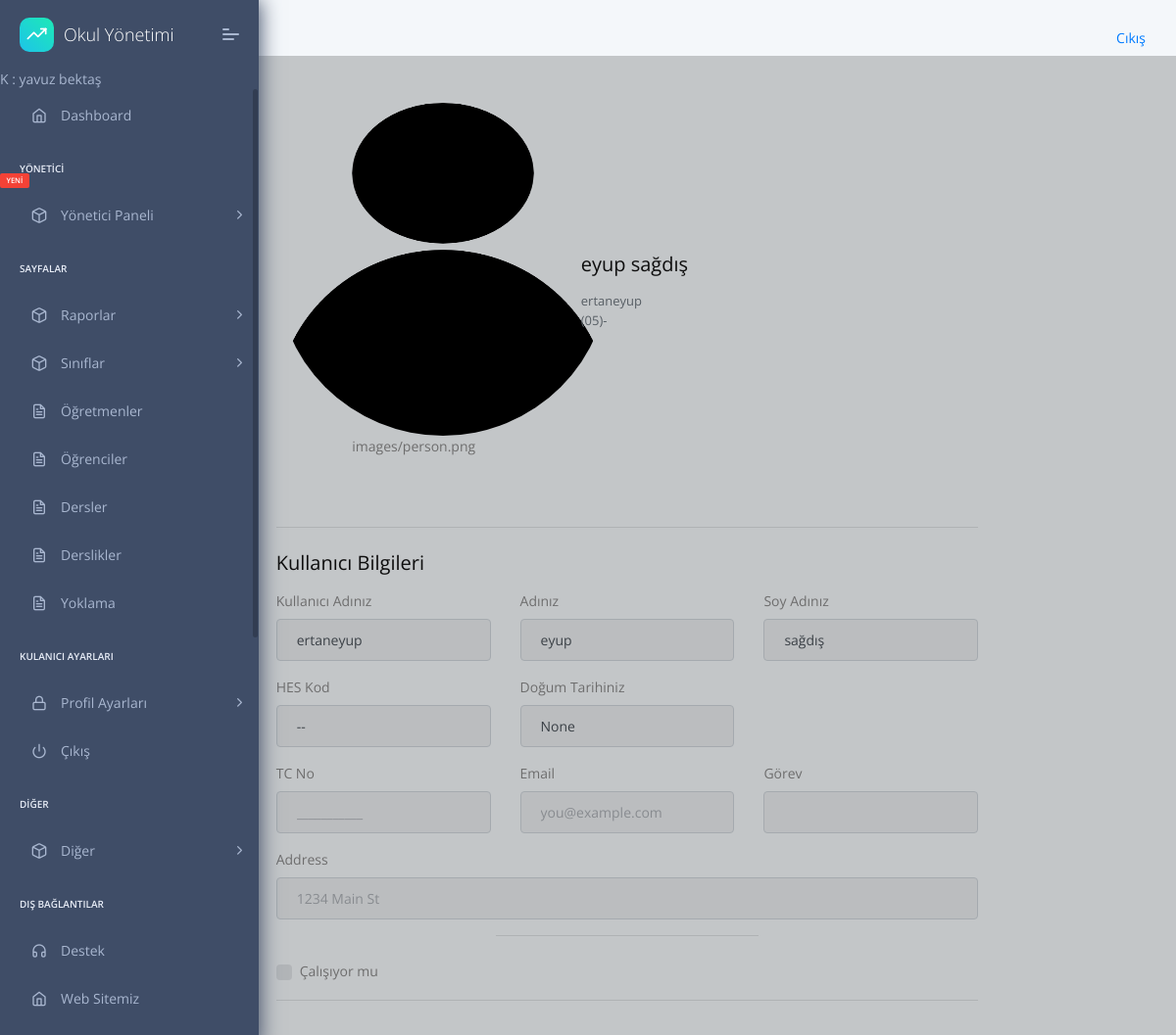
The app's page /view/7 (signed in) with its own data.
### apps/home/models.py (models this page shows, shortened)
class Profil(models.Model):
    user=models.OneToOneField(User,on_delete=models.CASCADE,related_name="user")
    TC=models.CharField(max_length=11,unique=True,validators=[validateEven],blank=True,null=True)# regex eklenecek, validasyon yapilacak
    image=models.ImageField(upload_to="images/ogretmenler/",blank=True,null=True,default='images/person.png')
    job=models.ForeignKey(JobsTable,on_delete=models.CASCADE,unique=False,blank=True,null=True)
    phone=models.CharField(validators=[validatePhone], max_length=17, blank=True,default="05",null=True,unique=False) # regex eklenecek, validasyon yapilacak
    adress=models.TextField(max_length=100,unique=False,blank=True,null=True)
    isWorking=models.BooleanField(default=True,unique=False,blank=True,null=True)
    HESCode=models.CharField(max_length=12,unique=True,validators=[validateHesCode],blank=True,null=True)
    birthdate=models.DateField(("Doğum Tarihiniz"), auto_now=False, auto_now_add=False,unique=False,blank=True,null=True)
    sexualChoice=(('Kız','Kız'),
              ('Erkek','Erkek'),
              ('Diger','Diğer'),
    )
    gender=CharField(max_length=10 ,choices=sexualChoice,unique=False,blank=True,null=True)

### apps/home/views.py (the view)
# urls.py: path('view/<int:pk>', views.profilView, name='users-view'),
@login_required(login_url="/login/")
def profilView(request,pk=None):
    detail = Profil.objects.get(id=pk)
    context={
        'detail':detail,
        'media_url':settings.MEDIA_URL
        }
    return render(request, "home/profilView.html", context)

### apps/templates/home/profilView.html (shortened to what this page needs)
{% extends "layouts/base.html" %}
{% block content %}
<div class="container">
    <div class="row justify-content-center">
        <div class="col-12 col-lg-10 col-xl-8 mx-auto">
            <div class="my-4">
                <form method="POST">
                    <div class="row mt-5 align-items-center">
                        <div class="col-md-5 text-center mb-5">
                            <div class="avatar avatar-xl">
                                <img src="{{detail.image.url}}" alt="..." class="avatar-img rounded-circle" width="340" height="340"/>
                                {{detail.image}}
                            </div>
                        </div>
                        <div class="col">
                            <div class="row align-items-center">
                                <div class="col-md-7">
                                    <h4 class="mb-1">{{detail.user.first_name}} {{detail.user.last_name}}</h4>
                                </div>
                            </div>
                            <div class="row mb-4">
                                <div class="col">
                                    <p class="small mb-0 text-muted">{{detail.user.username}}</p>
                                    <p class="small mb-0 text-muted">{{detail.phone}}</p>
                                </div>
                            </div>
                        </div>
                    </div>
                    <hr class="my-4" />
                    <div class="row">
                        <div class="col-md-12 order-md-1">
                          <h4 class="mb-3">Kullanıcı Bilgileri   </h4>
                          <form class="needs-validation" novalidate="" action="POST">
                            <div class="row">
                                <div class="col-md-4 mb-3">
                                    <label for="username">Kullanıcı Adınız</label>
                                    <div class="input-group">
                                      <input readonly type="text" class="form-control" id="username" placeholder="Username" required="" value={{detail.user.username}}>
                                    </div>
                                  </div>
                                <div class="col-md-4 mb-3">
                                <label for="firstName">Adınız</label>
                                <input readonly type="text" class="form-control" id="firstName" placeholder="" value="{{detail.user.first_name}}" required="">
                              </div>
                              <div class="col-md-4 mb-3">
                                <label for="lastName">Soy Adınız</label>
                                <input  readonly type="text" class="form-control" id="lastName" placeholder="" value="{{detail.user.last_name}}" required="">
                              </div>
                            </div>
                            <div class="row">
                              <div class="col-md-4 mb-3">
                                <label for="hescode">HES Kod</label>
                                <input readonly type="text" class="form-control" id="hescode" placeholder="____-____-_" value="{{detail.HESCode}}" required="">
                              </div>
                              <div class="col-md-4 mb-3">
                                <label readonly for="birthday">Doğum Tarihiniz</label>
                                <div class="input-group">
                                  <input readonly type="text" class="form-control" id="Test_DatetimeLocal" placeholder="Doğum Tarihiniz" required="" value="{{detail.birthdate}}">
                                </div>
                              </div>
                            </div>
                            <div class="row">
                                <div class="col-md-4 mb-3">
                                    <label for="TCnumber">TC No</label>
                                    <input readonly type="password" class="form-control" id="TCnumber" placeholder="___________" value="{{detail.TC}}" required="">
                                  </div>
                            <div class="col-md-4 mb-3">
                              <label for="email">Email </label>
                              <input readonly type="email" class="form-control" id="email" placeholder="you@example.com" value={{detail.user.email}}>
                            </div>
                            <div class="col-md-4  mb-3">
                              <label for="job">Görev</label>
                                <input readonly type="text" class="form-control" id="job" placeholder="" value={{detail.job.name}}>
                            </div>
                          </div>
                            <div class="mb-3">
                              <label for="address">Address</label>
                              <input readonly type="text" class="form-control" id="address" placeholder="1234 Main St" required="" value={{detail.adress}}>
                            </div>
                            <hr class="col-md-4 mb-4">
                            <div class="custom-control custom-checkbox">
                              <label class="custom-control-label" for="isWorking">Çalışıyor mu </label>
                            </div>
                            <hr class="mb-4">
                          </form>
                        </div>
                      </div>
                </form>
            </div>
        </div>
    </div>
    </div>
    {% endblock content %}

### apps/templates/includes/sidebar.html (shortened to what this page needs)
     <nav class="pcoded-navbar">
        <div class="navbar-wrapper">
            <div class="navbar-brand header-logo">
                <a target="_blank"
                href="#"
                   class="b-brand">
                    <div class="b-bg">
                        <i class="feather icon-trending-up"></i>
                    </div>
                    <span class="b-title">Okul Yönetimi</span>
                </a>
                <a class="mobile-menu" id="mobile-collapse" href="javascript:"><span></span></a>
            </div>
            <div class="nav-item">
                <span>K :  {{user.first_name}} {{user.last_name}}</span>
            </div>
            <div class="navbar-content scroll-div">
                <ul class="nav pcoded-inner-navbar">
                    <li class="nav-item {% if 'index' in segment %} active {% endif %}">
                        <a href="/" class="nav-link "><span class="pcoded-micon"><i class="feather icon-home"></i></span><span class="pcoded-mtext">Dashboard</span></a>
                    </li>
                    {% if user.is_staff %}
                    <li class="nav-item pcoded-menu-caption">
                        <label>Yönetici<span class="pcoded-badge label label-danger">YENİ</span></label>
                    </li>
                    <li data-username="basic components Button Alert Badges breadcrumb Paggination progress Tooltip popovers Carousel Cards Collapse Tabs pills Modal Grid System Typography Extra Shadows Embeds" class="nav-item pcoded-hasmenu">
                        <a href="javascript:" class="nav-link "><span class="pcoded-micon"><i class="feather icon-box"></i></span><span class="pcoded-mtext">Yönetici Paneli</span></a>
                        </li>
                    {% endif %}
                    <li class="nav-item pcoded-menu-caption">
                        <label>Sayfalar</label>
                    </li>
                    <li data-username="basic components Button Alert Badges breadcrumb Paggination progress Tooltip popovers Carousel Cards Collapse Tabs pills Modal Grid System Typography Extra Shadows Embeds" class="nav-item pcoded-hasmenu">
                        <a href="javascript:" class="nav-link "><span class="pcoded-micon"><i class="feather icon-box"></i></span><span class="pcoded-mtext">Raporlar</span></a>
                        </li>
                        <li data-username="basic components Button Alert Badges breadcrumb Paggination progress Tooltip popovers Carousel Cards Collapse Tabs pills Modal Grid System Typography Extra Shadows Embeds" class="nav-item pcoded-hasmenu">
                        <a href="javascript:" class="nav-link"><span class="pcoded-micon"><i class="feather icon-box"></i></span><span class="pcoded-mtext">Sınıflar</span></a>
                    </li>
                    <li data-username="form elements advance componant validation masking wizard picker select"
                        class="nav-item {% if 'usr-ogretmenler' in segment %} active {% endif %}">
                        <a href="/usr-ogretmenler.html" class="nav-link "><span class="pcoded-micon"><i class="feather icon-file-text"></i></span><span class="pcoded-mtext">Öğretmenler</span></a>
                    </li>
                    <li data-username="form elements advance componant validation masking wizard picker select"
                        class="nav-item {% if 'usr-ogrenciler' in segment %} active {% endif %}">
                        <a href="/usr-ogrenciler.html" class="nav-link "><span class="pcoded-micon"><i class="feather icon-file-text"></i></span><span class="pcoded-mtext">Öğrenciler</span></a>
                    </li>
                    <li data-username="form elements advance componant validation masking wizard picker select"
                        class="nav-item {% if 'page-dersler' in segment %} active {% endif %}">
                        <a href="/page-dersler.html" class="nav-link "><span class="pcoded-micon"><i class="feather icon-file-text"></i></span><span class="pcoded-mtext">Dersler</span></a>
                    </li>
                    <li data-username="form elements advance componant validation masking wizard picker select"
                        class="nav-item {% if 'page-dersler' in segment %} active {% endif %}">
                        <a href="/page-blank.html" class="nav-link "><span class="pcoded-micon"><i class="feather icon-file-text"></i></span><span class="pcoded-mtext">Derslikler</span></a>
                    </li>
                    <li data-username="form elements advance componant validation masking wizard picker select"
                        class="nav-item {% if 'page-dersler' in segment %} active {% endif %}">
                        <a href="/page-blank.html" class="nav-link "><span class="pcoded-micon"><i class="feather icon-file-text"></i></span><span class="pcoded-mtext">Yoklama</span></a>
                    </li>
                    <li class="nav-item pcoded-menu-caption">
                        <label>Kulanıcı Ayarları</label>
                    </li>
                    <li data-username="Authentication Sign up Sign in reset password Change password Personal information profile settings map form subscribe" class="nav-item pcoded-hasmenu">
                        <a href="javascript:" class="nav-link "><span class="pcoded-micon"><i class="feather icon-lock"></i></span><span class="pcoded-mtext">Profil Ayarları</span></a>
                    </li>
                    <li data-username="Disabled Menu" class="nav-item">
                        <a href="{% url 'logout' %}" class="nav-link">
                            <span class="pcoded-micon"><i class="feather icon-power"></i></span><span class="pcoded-mtext">Çıkış</span>
                        </a>
                    </li>
                    <li class="nav-item pcoded-menu-caption">
                        <label>Diğer</label>
                    </li>
                    <li data-username="basic components Button Alert Badges breadcrumb Paggination progress Tooltip popovers Carousel Cards Collapse Tabs pills Modal Grid System Typography Extra Shadows Embeds" class="nav-item pcoded-hasmenu">
                        <a href="javascript:" class="nav-link "><span class="pcoded-micon"><i class="feather icon-box"></i></span><span class="pcoded-mtext">Diğer</span></a>
                        </li>
                    <li class="nav-item pcoded-menu-caption">
                        <label>Dış Bağlantılar</label>
                    </li>
                    <li data-username="Support Page" class="nav-item ">
                        <a target="_blank" href="http://www.iaosbnedimuysalatl.k12.tr/iletisim" class="nav-link">
                            <span class="pcoded-micon">
                                <i class="feather icon-headphones"></i>
                            </span>
                            <span class="pcoded-mtext">Destek</span>
                        </a>
                    </li>
                    <li data-username="Support Page" class="nav-item ">
                        <a target="_blank" href="http://www.iaosbnedimuysalatl.k12.tr" class="nav-link">
                            <span class="pcoded-micon">
                                <i class="feather icon-home"></i>
                            </span>
                            <span class="pcoded-mtext">Web Sitemiz</span>
                        </a>
                    </li>
                </ul>
            </div>
        </div>
    </nav>

### records on screen
Profil: image (picture), image "images/person.png", user.first_name "eyup", user.last_name "sağdış", user.username "ertaneyup", phone "(05)-", HESCode "--", birthdate "None"

### other values on screen
{{ user.first_name }} "yavuz"
{{ user.last_name }} "bektaş"
